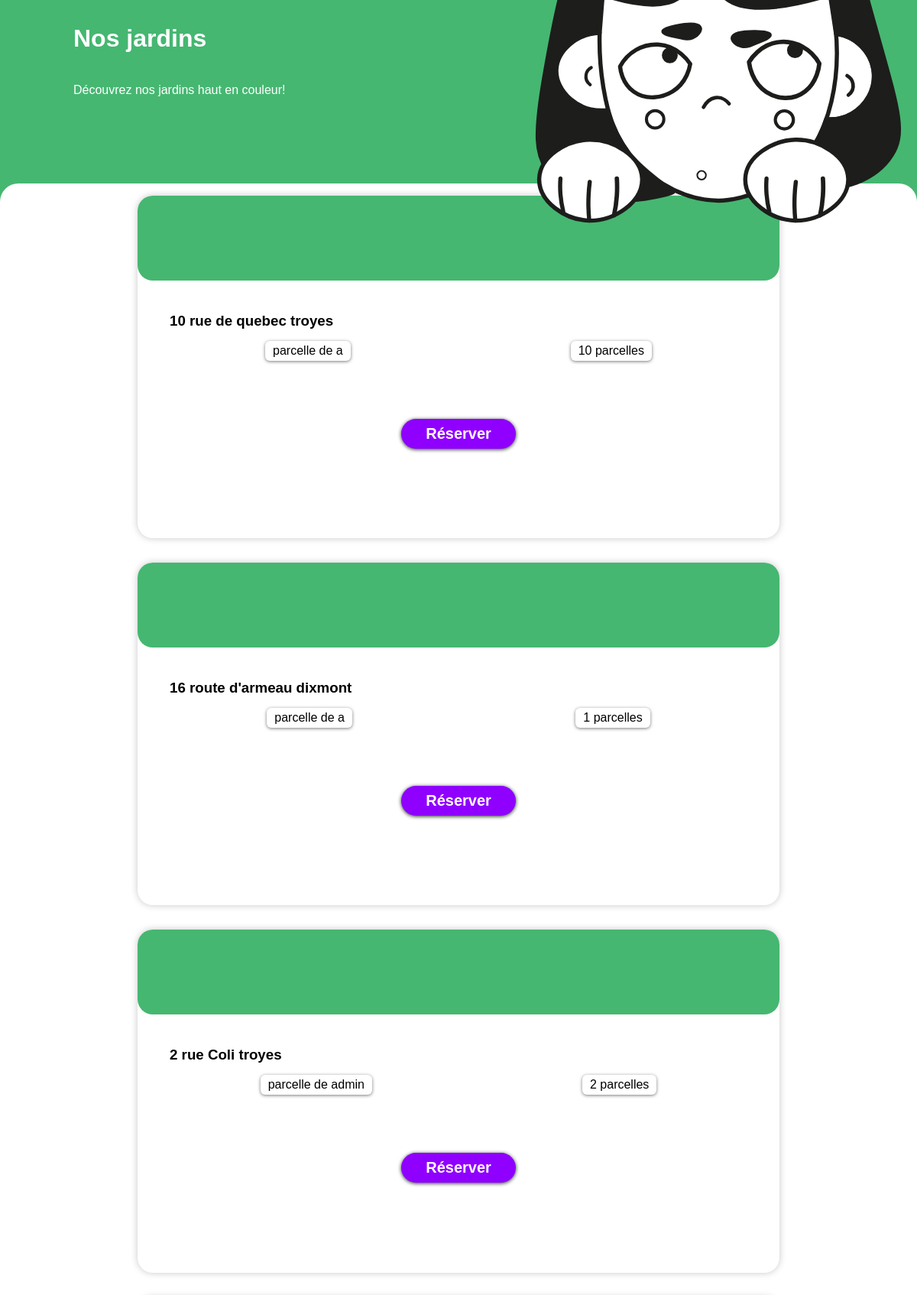
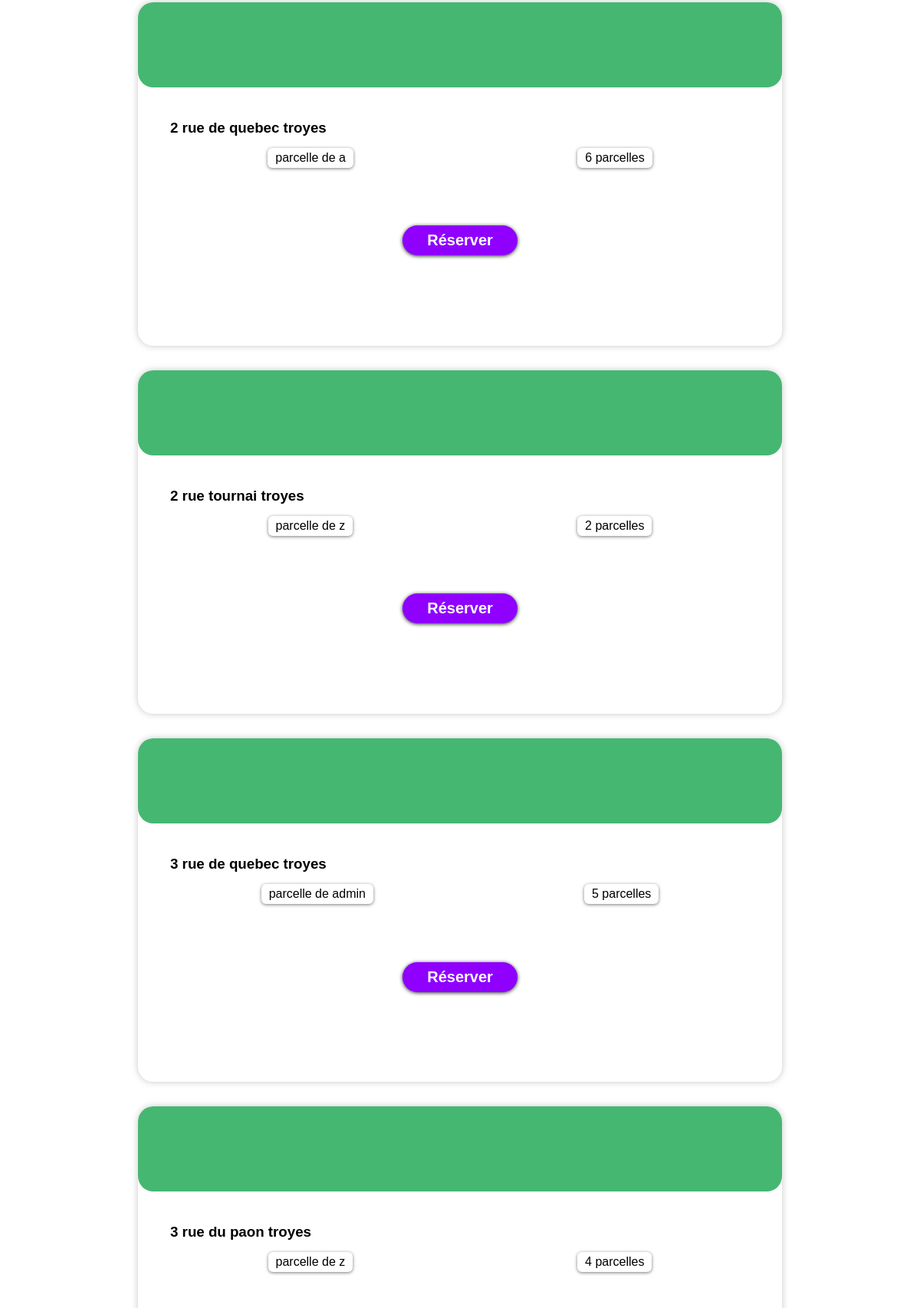
/users/jardin/liste_jardin.php (upper part), run on the app's committed database (2 pictures, top to bottom).
### tables this page shows
CREATE TABLE `potagers` (
  `potager_id` int(11) NOT NULL AUTO_INCREMENT,
  `potager_adresse` text NOT NULL,
  `potager_longitude` varchar(50) NOT NULL,
  `potager_latitude` varchar(50) NOT NULL,
  `potager_nb_parcelle` int(10) NOT NULL,
  `_user_id` int(255) NOT NULL,
  `potager_photo` text DEFAULT NULL,
  PRIMARY KEY (`potager_id`)
);

CREATE TABLE `users` (
  `user_id` int(100) NOT NULL AUTO_INCREMENT,
  `user_pseudo` varchar(255) NOT NULL,
  `user_mail` varchar(255) NOT NULL,
  `user_password` varchar(255) NOT NULL,
  `user_photo` text DEFAULT NULL,
  PRIMARY KEY (`user_id`)
);

### users/jardin/liste_jardin.php (the view, shortened to what this page needs)
<?php
require_once ('../../connexion_bdd.php');
$sql = 'select potagers.potager_adresse, users.user_pseudo, potagers.potager_id, potagers._user_id, potagers.potager_nb_parcelle, potagers.potager_latitude, potagers.potager_longitude, potagers.potager_photo from potagers
		inner join users on users.user_id = potagers._user_id
        order by potager_adresse asc';
$query = $bdd->prepare($sql);
$query->execute();
$jardins = $query->fetchAll(PDO::FETCH_ASSOC);
?>
<!doctype html>
<html lang="fr">
<head>
    <link rel="stylesheet" href="https://unpkg.com/leaflet/dist/leaflet.css">
    <link rel="stylesheet" href="https://unpkg.com/leaflet.markercluster@1.3.0/dist/MarkerCluster.css">
    <link rel="stylesheet" href="https://unpkg.com/leaflet.markercluster@1.3.0/dist/MarkerCluster.Default.css">
    <link rel="stylesheet" href="../../assets/pages/css/style.css">
</head>
<body>
<main class="fondv">
<div>
                <div class="hero heroco">
                    <h2 class="space"><strong>Nos jardins</strong></h2>
                    <p>Découvrez nos jardins haut en couleur!</p>
                    <img style=" margin: 2vh 0 -1vh 0; width: 40%;" src="../../assets/img/Perso-jardin.svg" alt="illustration d'une fille" class="perso">
                </div>
            </div>
            <div class="blockblanc">
<section id="sectionCard">
	<?php
	foreach ($jardins as $jardin)
	{
	?>
	<article id="<?= $jardin['potager_id'] ?>" data-type="head" >
		<div class="imgDiv" style="background-image: url('../../assets/img/upload/<?= $jardin['potager_photo'] ?>');">
		</div>
		<div class="text">
            <h3><?= $jardin['potager_adresse'] ?></h3>
			<div class="infoJardin">
                <p> parcelle de <?= ($jardin['_user_id'] == -1) ? 'admin' : $jardin['user_pseudo'] ?></p>
                <p><?= $jardin['potager_nb_parcelle'] ?> parcelles</p>
            </div>
			<div class="boutonMain" data-type="button"><p>Réserver</p></div>
		</div>
	</article>
	<?php
	}
	?>
</section>
</main>
</body>
</html>

### assets/pages/css/style.css (style rules this page uses)
* { margin: 0%; padding: 0%; font-family:franklin gothic , Arial, Helvetica, sans-serif; }
:root { --col-vertC : #A4FFAD; --col-vertF : #45B771; --col-violet : #8F00FF; --col-orange : #FFA04C; }
main { width: 100vw; box-sizing: border-box; padding: 0 8vw; padding-bottom: 15vh; }
h2 { font-size: xx-large; }
p { font-size: x-large; }
.space { margin-bottom: 5vh; }
.infoJardin { display: flex; justify-content: space-around; column-gap: 5%; }
.infoJardin p { padding: 4px 10px; box-shadow: 0 1px 4px 0 rgb(121, 121, 121); border-radius: 6px; min-width: 50px; text-align: center; font-size: 16px; margin: 15px 0 0 0; }
.boutonMain { background-color: #8F00FF; width: fit-content; padding: 0.5rem 2rem; border-radius: 25px; box-shadow: #2c2c2c 0 1px 5px; margin: 10% auto; border: none; color: white; }
.boutonMain p { color: white; font-weight: bold; font-size: 20px; }
#sectionCard article { background-color: white; box-shadow: 0 0 10px 0 #c7c7c7; width: 100%; border-radius: 20px; margin: 0 0 2rem 0; }
#sectionCard article .imgDiv { width: 100%; height: 111px; background-repeat: no-repeat; background-size: contain; border-radius: 20px; background-color: #45B771; }
#sectionCard article .text { padding: 5% 5%; }
.hero { padding: 4vh 0; }
.hero img { margin: 2vh 0 4vh 0; }
.fondv { background-color: #45B771; min-height: 100vh; padding: 0; }
.heroco { color: white; height: 30vh; padding: 0 8vw; padding-top: 4vh; position: relative; }
.heroco h2, .heroco p { width: 50vw; }
.heroco p { font-size: medium; }
.blockblanc { background-color: white; border-top-left-radius: 24px; border-top-right-radius: 24px; min-height: 65vh; width: 100vw; padding: 10vh 15vw; padding-top: 2vh; box-sizing: border-box; }
.perso { position: absolute; right: 20px; bottom: -10px; }

### users/jardin/liste_jardin.php (style rules this page uses)
* { box-sizing: border-box; }
body { margin: 0; }

### data on the page
potagers: potager_adresse "10 rue de quebec troyes", users.user_pseudo "a", potager_nb_parcelle "10"
potagers: potager_adresse "16 route d'armeau dixmont", users.user_pseudo "a", potager_nb_parcelle "1"
potagers: potager_adresse "2 rue Coli troyes", _user_id "admin", potager_nb_parcelle "2"
potagers: potager_adresse "2 rue de quebec troyes", users.user_pseudo "a", potager_nb_parcelle "6"
potagers: potager_adresse "2 rue tournai troyes", users.user_pseudo "z", potager_nb_parcelle "2"
potagers: potager_adresse "3 rue de quebec troyes", _user_id "admin", potager_nb_parcelle "5"
potagers: potager_adresse "3 rue du paon troyes", users.user_pseudo "z", potager_nb_parcelle "4"
